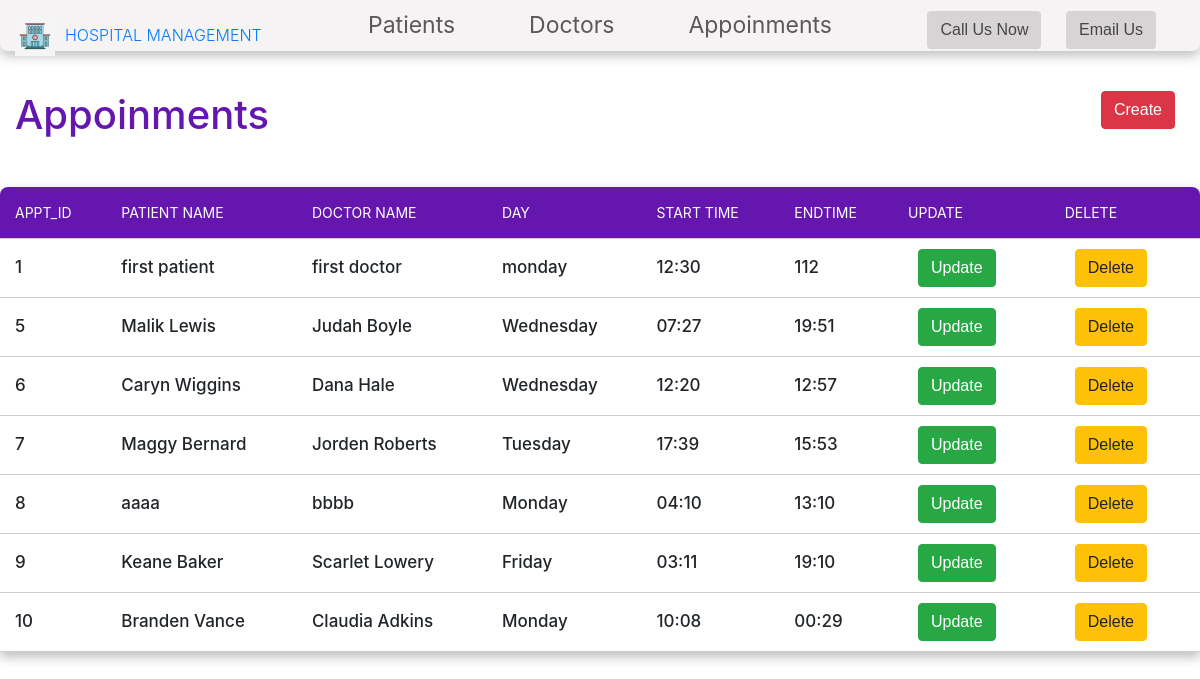
Page /appoinment/appoinment.php on the committed database.
### tables this page shows
CREATE TABLE `appoinment` (
  `id` int(100) NOT NULL,
  `p_name` varchar(255) NOT NULL,
  `d_name` varchar(255) NOT NULL,
  `day` varchar(255) NOT NULL,
  `start_time` varchar(255) NOT NULL,
  `end_time` varchar(255) NOT NULL
);

### appoinment/appoinment.php (the view, shortened to what this page needs)
<!DOCTYPE html>
<html lang="en">
<head>
    <link rel="stylesheet" href="../dashboard.php">
    <link rel="stylesheet" href="../navbar.css">
    <link rel="stylesheet" href="../css/appoinment.css">
  <link rel="stylesheet" href="https://cdn.jsdelivr.net/npm/bootstrap@4.0.0/dist/css/bootstrap.min.css">
</head>
<body>
     <?php include("../db/dbconn.php") ?>
    <div class="back">
        <header class="header">
            <div class="left">
                <img src="../Images/HMS logo.jpg" alt="">
                             <div>
                  <a href="../dashboard.php">
                    HOSPITAL MANAGEMENT
                  </a>
                </div>
            </div>
                        <div class="mid"   style="padding-top:0px">
                <ul class="navbar">
                    <li> <a href="../patient/patient.php" >Patients</a></li>
                    <li> <a href="../doctor/doctor.php" >Doctors</a></li>
                    <li> <a href="./appoinment.php" >Appoinments</a></li>
                </ul>
            </div>
            <div class="right"  style="padding-top:10px">
                <button class="btn">Call Us Now</button>
                <button class="btn">Email Us</button>
            </div>
        </header>
    </div>
    <div class="appt">
        <h1 class="appoinment">Appoinments</h1>
        <div>
        <button class="btn btn-danger" style="margin-top: 0px" data-bs-toggle="modal" data-bs-target="#exampleModal">Create </button>
    </div>
    </div>
    <div class="tab">
        <table width="100%">
            <tr id="head">
                <th>Appt_ID</th>
                <th>Patient Name</th>
                <th>Doctor Name</th>
                <th>Day</th>
                <th>Start Time</th>
                <th>EndTime</th>
                <th>Update</th>
                <th>Delete</th>
            </tr>
            <tbody>
    <?php
    $query = "select * from appoinment";
    $result = mysqli_query($conn, $query);
    if (!$result) {
      echo "No Appoinment found".mysqli_error($conn);
    }
    else{
      while($row = mysqli_fetch_array($result)){
        ?>
          <tr>
            <td class="no"><?php echo $row['id']; ?></td>
            <td class="p_name" style="margin-top: 5px"><?php echo $row['p_name']; ?></td>
            <td class="d_name" style="margin-top: 5px"><?php echo $row['d_name']; ?></td>
            <td class="day"><?php echo $row['day']; ?></td>
            <td class="start_time"><?php echo $row['start_time']; ?></td>
            <td class="end_time"><?php echo $row['end_time']; ?></td>
          <td><a href="update_appoinment.php?id=<?php echo $row['id']; ?>" class="btn btn-success" style="margin-top: 0px">Update</a></td>
          <td><a href="delete_appoinment.php?id=<?php echo $row['id']; ?>" class="btn btn-warning" style="margin-top: 0px">Delete</a></td>
        </tr>
        <?php
      }
    }
    ?>
        </tbody>
      </table>
    </div>
  </body>
</html>

### navbar.css (style rules this page uses)
* { padding: 0px; margin: 0px; box-sizing: border-box; }
.back { background-color: rgb(245, 243, 243); width: 100%; height: px; margin-top: -20px; border-bottom-left-radius: 8px; border-bottom-right-radius: 8px; box-shadow: 0 5px 12px rgba(46, 46, 46, 0.3); }
.left { position: absolute; left: 15px; top: 36px; display: inline-block; line-height: 8px; font-size: 24px; }
.left img { width: 40px; height: 40px; margin-top: -20px; }
.left div { text-align: center; margin-left: 50px; margin-top: -25px; color: rgb(90, 88, 88); font-size: 16px; font-weight: 350; }
.mid { display: block; width: 43%; margin: 20px auto; }
.right { position: absolute; right: 34px; top: 26px; display: inline-block; }
.navbar { display: inline-block; margin-top: 10px; }
.navbar li { display: inline-block; font-size: 23px; }
.navbar li a { text-decoration: none; padding: 35px 10px; color: rgb(90, 88, 88); }
.btn { font-family: "Signika Negative", sans-serif; margin: 0px 10px; margin-top: -40px; color: rgb(70, 69, 69); background-color: rgb(214, 212, 212); padding: 4px 14px; border: 1px solid rgb(70, 69, 69); border-radius: 10px; font-size: 17px; cursor: pointer; }

### css/appoinment.css (style rules this page uses)
* { margin: 0; padding: 0; box-sizing: border-box; }
body { width: 100%; background-color: rgb(144, 64, 235); }
.appt { width: 100%; margin: 40px auto; display: flex; justify-content: space-between; padding: 0px 15px; }
.appoinment { color: rgb(101, 22, 175); text-align: left; font-size: 40px; background-color: white; }
.tab { width: 100%; margin: 40px auto; overflow: auto; background-color: white; border-top-left-radius: 8px; border-top-right-radius: 8px; box-shadow: 0 5px 12px rgba(32, 32, 32, 0.3); }
#head th { font-size: 14px; text-transform: uppercase; font-weight: 400; background-color: rgb(101, 22, 175); text-align: start; padding: 15px; color: white; }
tbody tr td { padding: 10px 15px; }
table { border-collapse: collapse; }
tr { border-bottom: 1px solid rgb(207, 205, 205); font-size: 17px; font-weight: 550; }

### rows in the picture
appoinment: id "1", p_name "first patient", d_name "first doctor", day "monday", start_time "12:30", end_time "112"
appoinment: id "5", p_name "Malik Lewis", d_name "Judah Boyle", day "Wednesday", start_time "07:27", end_time "19:51"
appoinment: id "6", p_name "Caryn Wiggins", d_name "Dana Hale", day "Wednesday", start_time "12:20", end_time "12:57"
appoinment: id "7", p_name "Maggy Bernard", d_name "Jorden Roberts", day "Tuesday", start_time "17:39", end_time "15:53"
appoinment: id "8", p_name "aaaa", d_name "bbbb", day "Monday", start_time "04:10", end_time "13:10"
appoinment: id "9", p_name "Keane Baker", d_name "Scarlet Lowery", day "Friday", start_time "03:11", end_time "19:10"
appoinment: id "10", p_name "Branden Vance", d_name "Claudia Adkins", day "Monday", start_time "10:08", end_time "00:29"
